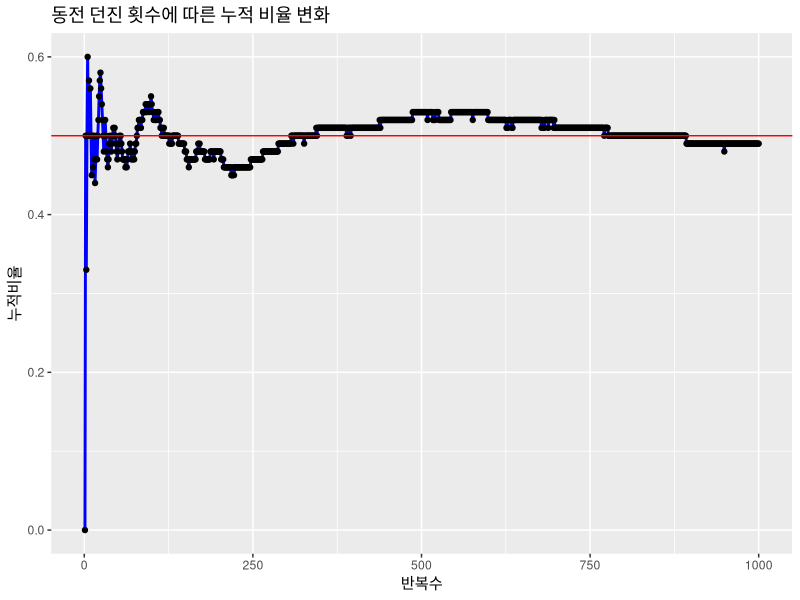
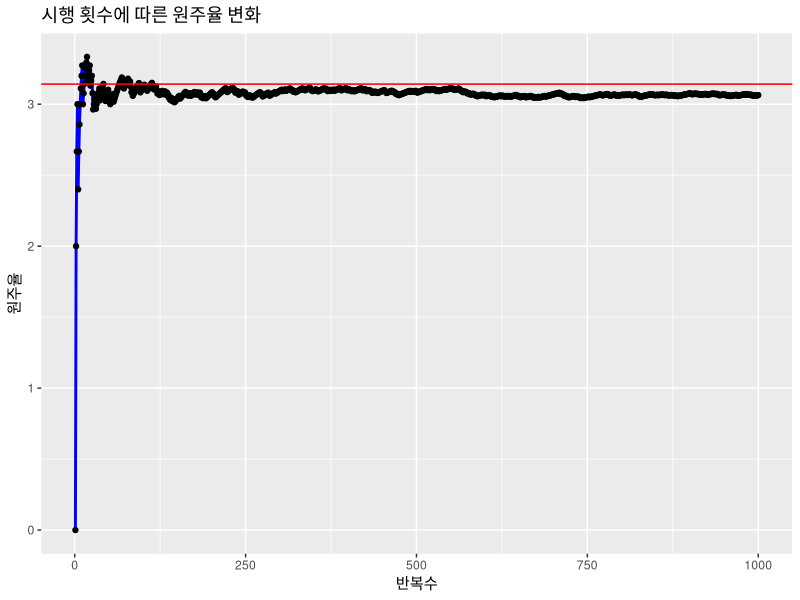
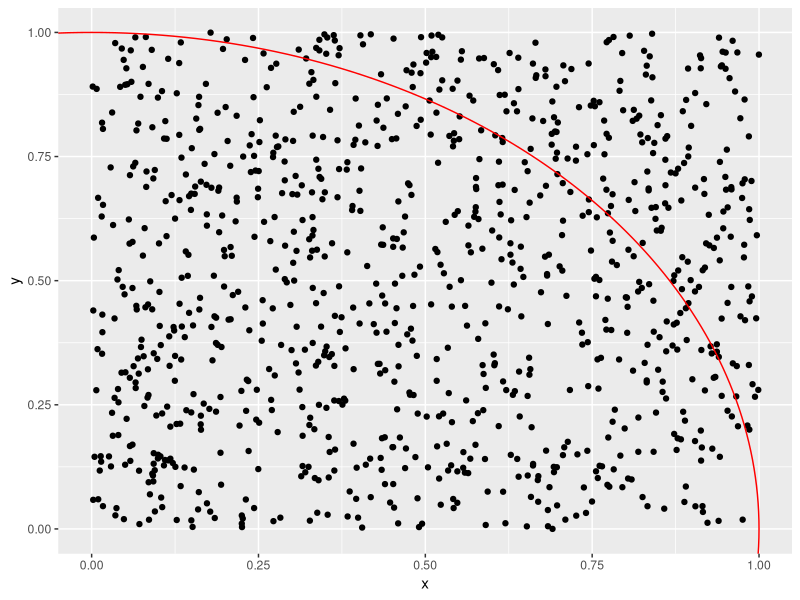

Source code (R) for these figures, in order:
# 11장 시뮬레이션

# 표본추출방법: 복원 추출, 비복원 추출
# 복원추출 ex) 10개의 값 중에서 추출된 값을 다시 사용하여 추출
# 비복원추출 ex) 10개의 값 중에서 이미 추출된 값을 제외하고  추출

# 복원추출
sample(1:10, 5, replace = T)
sample(c("앞면", "뒷면"), 5, replace = T)

# 비복원추출
sample(1:45, 6)

# 난수추출
runif(10, min = 0, max = 1)

# 동전 던지기 실험 (시뮬레이션)

# 변수초기화
# 반복횟수 변수
iteration = 1000

# 누적비율 변수
prob = NULL

# 동전 앞면이 나온 횟수 저장 변수
count = 0

# 동전 던지기 반복문
for(x in 1:iteration) {
  # 동전 던지기 (추출개수 1개이므로 복원 또는 비복원 추출의 결과가 같다.)
  coin = sample(c("앞면", "뒷면"), 1, replace=T) # 복원추출
  
  # 동전이 앞면인 경우에 앞면 횟수 저장하는 변수 count에 1씩 증가
  if(coin == "앞면")
    count = count + 1
  
  # 누적비율 추가
  prob = c(prob, round(count / x, 2))
}

# 누적비율 값을 사용하여 데이터프레임으로 변환
df.coin = data.frame("반복수" = 1:1000, "누적비율" = prob)

# 실험결과 그래프
library(ggplot2)

ggplot(data = df.coin, aes(x = 반복수, y = 누적비율, group = 1)) +
  geom_line(color = "blue", size = 1) +
  geom_point() +
  geom_hline(yintercept = 0.5, color = "red") +
  labs(title = "동전 던진 횟수에 따른 누적 비율 변화")

# 원주율 구하는 실험 (시뮬레이션)
# 한 변의 길이가 1인 사각형의 1/4의 원이 포함
# 변수 초기화
# 반복 횟수
iteration = 1000

# 1/4 원 안의 점의 개수를 저장
N.circle = 0

# 100개의 파이 (원주율) 값을 저장
PI = NULL

# 점의 좌표값들을 저장
pts = NULL

for (i in 1:iteration) {
  # 사각형 내의 점의 위치
  x = runif(1, min = 0, max = 1)
  y = runif(1, min = 0, max = 1)
  
  pts = rbind(pts, c(x, y))
  
  # 거리계산
  dist = sqrt(x^2 + y^2)
  
  # 거리가 1이하면 원 내의 점으로 판단해서 원 내의 점의 개수를 저장하는 N.circle의 값을 누적
  if(dist <= 1){
    N.circle = N.circle + 1
  }
  
  # 시행횟수까지의 원주율 계산
  pi.sim = 4 * N.circle /i
  PI = c(PI, pi.sim)
}

# 계산된 원주율 값이 저장된 데이터프레임의 변환
df.pi = data.frame(반복수 = 1:iteration, 원주율 = PI)
pi = 3.141592

# 원주율 시뮬레이션 결과 시각화
ggplot(data = df.pi, aes(x = 반복수, y = 원주율, group = 1)) +
  geom_line(color = "blue", size = 1) +
  geom_point() +
  geom_hline(yintercept = pi, color = "red") +
  labs(title = "시행 횟수에 따른 원주율 변화")

# 시행횟수에 따른 점의 분포도
pts.df = as.data.frame(pts)
colnames(pts.df) = c("x", "y")

install.packages("ggforce")
library(ggforce)

ggplot() +
  geom_point(data = pts.df, aes(x = x, y = y)) +
  coord_cartesian(xlim = c(0, 1), ylim = c(0, 1)) +
  geom_circle(aes(x0 = 0, y0 = 0, r = 1), col = "red")